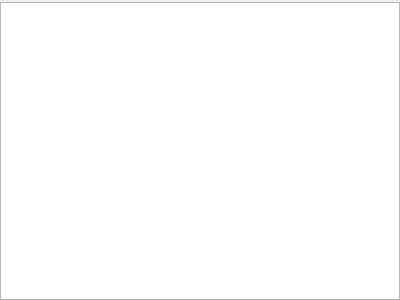
<?xml version="1.0" encoding="UTF-8"?>
<ui version="4.0">
 <class>WkfTeamVisibilityWidget</class>
 <widget class="QWidget" name="WkfTeamVisibilityWidget">
  <property name="geometry">
   <rect>
    <x>0</x>
    <y>0</y>
    <width>400</width>
    <height>300</height>
   </rect>
  </property>
  <property name="sizePolicy">
   <sizepolicy hsizetype="Expanding" vsizetype="Expanding">
    <horstretch>0</horstretch>
    <verstretch>0</verstretch>
   </sizepolicy>
  </property>
  <property name="windowTitle">
   <string>团队可见性</string>
  </property>
  <property name="styleSheet">
   <string notr="true"/>
  </property>
  <layout class="QVBoxLayout" name="verticalLayout">
   <property name="spacing">
    <number>0</number>
   </property>
   <property name="leftMargin">
    <number>0</number>
   </property>
   <property name="topMargin">
    <number>2</number>
   </property>
   <property name="rightMargin">
    <number>0</number>
   </property>
   <property name="bottomMargin">
    <number>0</number>
   </property>
   <item>
    <widget class="QListWidget" name="listWidget">
     <property name="sizePolicy">
      <sizepolicy hsizetype="Expanding" vsizetype="Expanding">
       <horstretch>0</horstretch>
       <verstretch>0</verstretch>
      </sizepolicy>
     </property>
     <property name="styleSheet">
      <string notr="true"/>
     </property>
     <property name="frameShape">
      <enum>QFrame::StyledPanel</enum>
     </property>
     <property name="lineWidth">
      <number>1</number>
     </property>
     <property name="resizeMode">
      <enum>QListView::Fixed</enum>
     </property>
    </widget>
   </item>
  </layout>
 </widget>
 <resources/>
 <connections/>
</ui>
